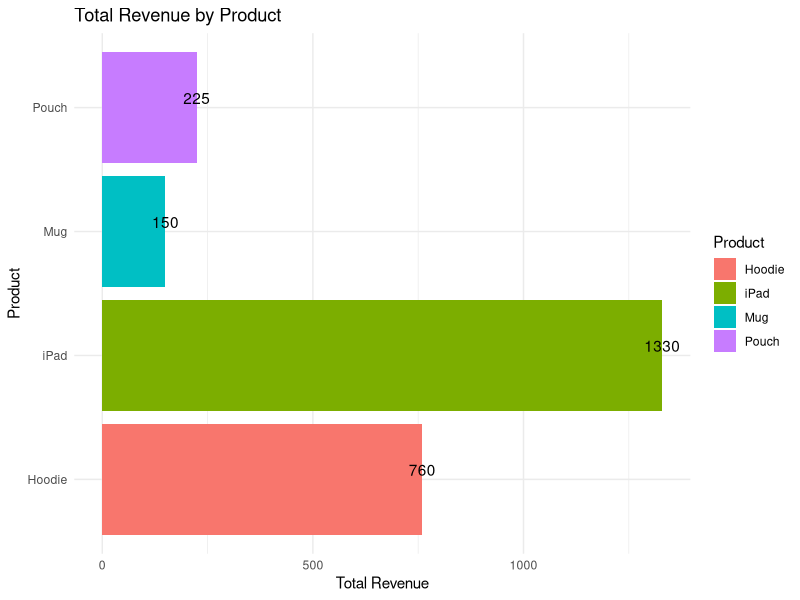

Source code (R):
## ---- chunk 1
library(tidyverse)
library(readr)
library(ggplot2)
knitr::opts_chunk$set(echo = FALSE)
## ---- chunk 2
sales_data <- read_csv("sales_data.csv", show_col_types = FALSE)

sales_data <- sales_data %>% 
  mutate(Revenue = Units_Sold * Price)
## ---- chunk 3
revenue_summary <- sales_data %>% 
  group_by(Product) %>% 
  summarize(
    Total_Units = sum(Units_Sold),
    Total_Revenue = sum(Revenue)
  )

revenue_summary
## ---- chunk 4
revenue_plot <- ggplot(revenue_summary, aes(x = Product, y = Total_Revenue, fill = Product)) +
  geom_col() +
  geom_text(aes(label = round(Total_Revenue, 0)), vjust = -0.3) +
  labs(
    title = "Total Revenue by Product",
    x = "Product",
    y = "Total Revenue"
  ) +
  theme_minimal() +
  coord_flip()

revenue_plot
